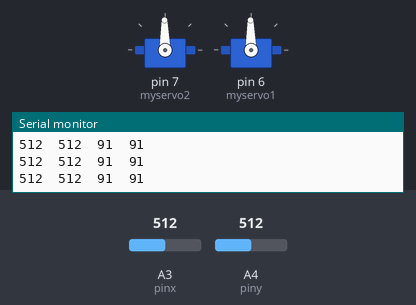
A sketch run on a simulated Arduino Uno, built with avr-gcc and run on an emulated ATmega328P. On the bench: 2 × servo, the last lines printed to the serial monitor. Inputs (shaded band) come from the test bench; at power-on: A3 (pinx) = 512, A4 (piny) = 512.

Above: at 1.2 s.
1.3 s: A3 (pinx) set to 716
At 2.1 s:
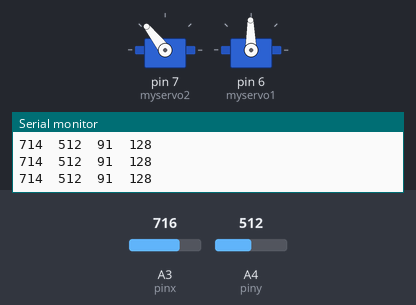
3.0 s: A4 (piny) set to 716
At 4.0 s:
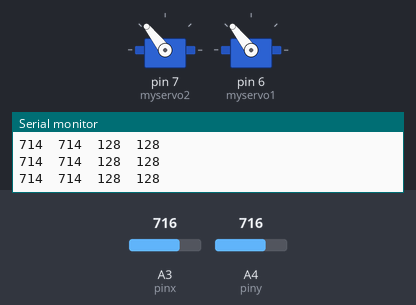
4.7 s: A3 (pinx) set to 11
At 5.6 s:
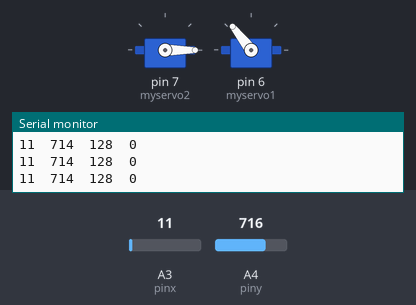
6.4 s: A3 (pinx) set to 8
7.9 s: A4 (piny) set to 576
At 8.5 s:
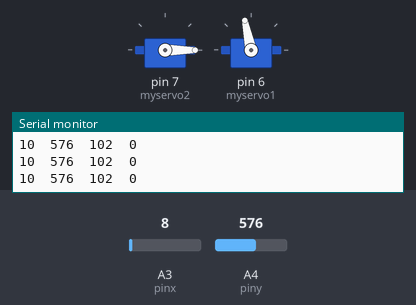
9.6 s: A4 (piny) set to 548
At 10.9 s:
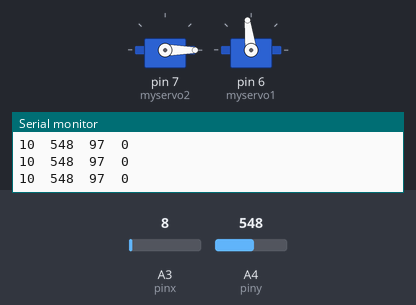
Timing chart, 0 to 12.2 s (numbered marks = the images above; inputs shaded):
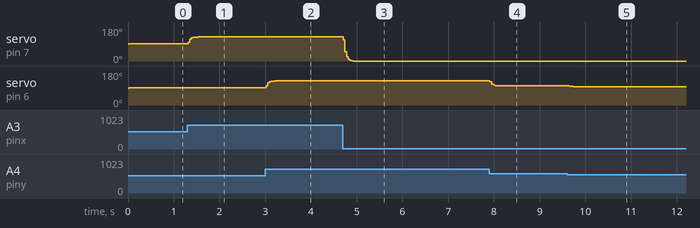

Measured:
- after the input at 1.3 s, servo on pin 7 (myservo2): 91° → 127° at once, → 128° 0.22 s later
- after the input at 3.0 s, servo on pin 6 (myservo1): 91° → 128° at once
- after the input at 4.7 s, servo on pin 7 (myservo2): 128° → 0° at once
- after the input at 7.9 s, servo on pin 6 (myservo1): 128° → 103° at once, → 102° 0.19 s later
- after the input at 9.6 s, servo on pin 6 (myservo1): 102° → 98° at once, → 97° 0.12 s later

The sketch:

joystick2servos.ino
```cpp
#include <Servo.h>

Servo myservo1;  // create servo object to control a servo
Servo myservo2;

#define pinx  A3  // analog pin used to connect X
#define piny  A4  // analog pin used to connect Y
#define pinz  A5  // analog pin used to connect Z


const byte averageFactor = 3;   // коэффициент сглаживания показаний (0 = не сглаживать)
                                // чем выше, тем больше "инерционность"
int valx;    // variable to read the value
int valy;    // variable to read the value
int valz;    // variable to read the value

int valx0;   // previous value
int valy0;   // previous value

int pos1;     // new position
int pos2;    // 2nd servo position

void setup()
{
  myservo2.attach(7);  // attaches the servo on pin 9
  myservo1.attach(6);  // attaches the servo on pin 10

  Serial.begin(38400);

  //set starting position according input
  readSensors(3);
  pos2 = map(valx, 10, 1000, 0, 180);     // scale it between 0 and 180
  pos1 = map(valy, 10, 1000, 0, 180);

  myservo1.write(pos1);
  myservo2.write(pos2);

  delay(30);
}

void loop()
{
  valx0 = valx;
  valy0 = valy;
  readSensors(3);         // reads the value of the pot
  if (averageFactor > 0)        // усреднение показаний для устранения "скачков"
	  {
	    valx = (valx0 * (averageFactor - 1) + valx) / averageFactor;
            valy = (valy0 * (averageFactor - 1) + valy) / averageFactor;
            valx = min(1023,max(0,valx));
            valy = min(1023,max(0,valy));
	    // <новое среднее> = (<старое среднее>*(averageFactor-1) + <текущее значение>) / averageFactor
 	  }

  pos2 = map(valx, 10, 1000, 0, 180);     // scale it between 0 and 180
  pos1 = map(valy, 10, 1000, 0, 180);

  myservo1.write(pos1);
  myservo2.write(pos2);

  Serial.print( valx ); Serial.print("  ");
  Serial.print( valy ); Serial.print("  ");
  Serial.print( pos1 ); Serial.print("  ");
  Serial.print( pos2 ); Serial.println("  ");

  //Move2Servos(0, 0);   delay(500);
  //Move2Servos(180, 180);  delay(500);
  //Move2Servos(0, 180);   delay(500);
  //Move2Servos(180, 0);   delay(500);
}

void readSensors(int samples){ // samples - сколько раз нужно прочитать сенсор
     unsigned int avg_sumx=0;
     unsigned int avg_sumy=0;
	   for(byte i=0;i<samples;i++){
	       avg_sumx+= constrain(analogRead(pinx), 10, 1000);
               avg_sumy+= constrain(analogRead(piny), 10, 1000);
	       delay(5); // небольшая пауза между замерами
	   }
	   valx = avg_sumx/samples;
           valy = avg_sumy/samples;
	}

void Move2Servos (int pos1, int pos2) {
  int pos01 = myservo1.read();
  int pos02 = myservo2.read();
  if ((abs(pos01-pos1) > 2 ) || (abs(pos02-pos2) > 2 )) {
  while ((pos01 != pos1) && (pos02 != pos2)) {
     if (pos01 > pos1) { myservo1.write(--pos01); };
     if (pos01 < pos1) { myservo1.write(++pos01); };
     if (pos02 > pos2) { myservo2.write(--pos02); };
     if (pos02 < pos2) { myservo2.write(++pos02); };
     delay(1);
    }
  }
}
```
